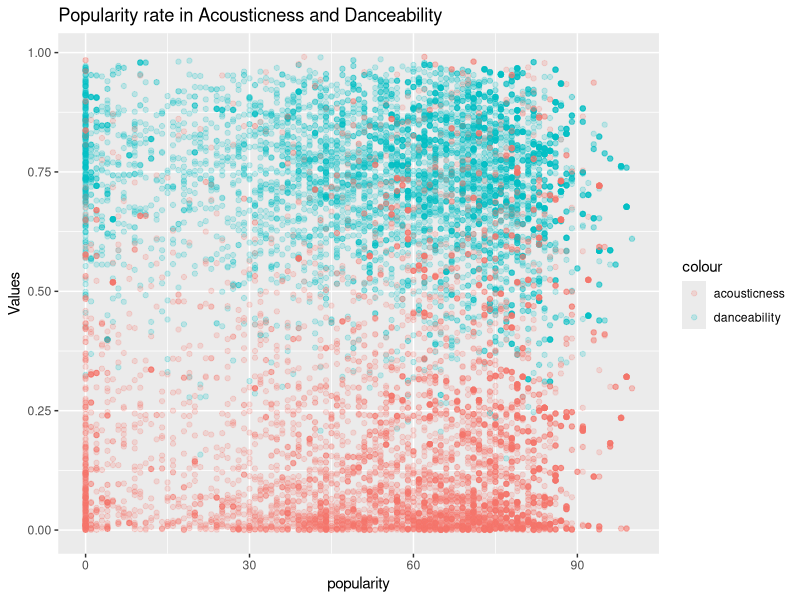
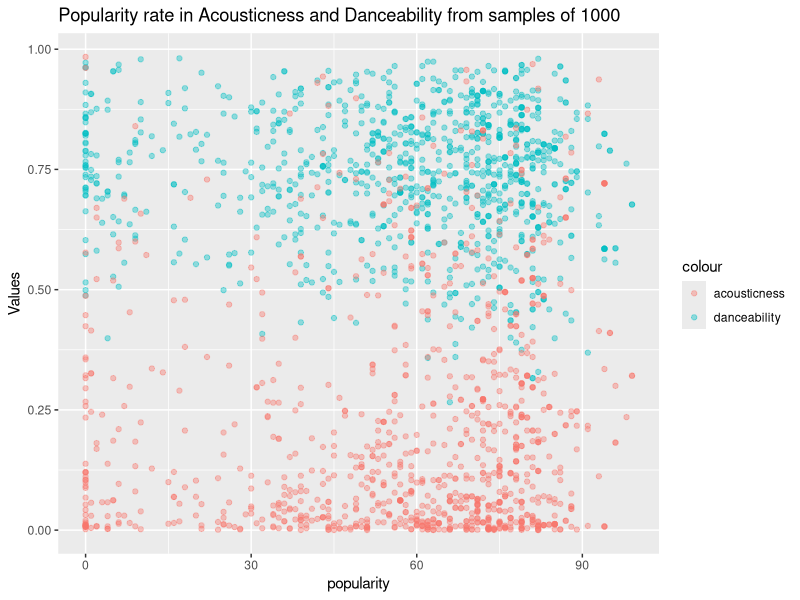

Write R code to recreate these figures, in order.
library(ggplot2)

# Reading .csv file

file <- read.csv('./tiktok_newdataset.csv')
file

# New DataFrame with 'popularity', 'danceability' and 'acousticness'

data = file[(names(file) %in% c("popularity", "danceability", "acousticness"))]
data

# Scatter Plot 

ggplot(data, aes(x = popularity, y = Values)) +
geom_point(aes(y = danceability, color = 'danceability'), alpha=0.2) +
scale_x_continuous(breaks=c(0, 30, 60, 90)) + 
geom_point(aes(y = acousticness, color = 'acousticness'), alpha = 0.2) +
ggtitle('Popularity rate in Acousticness and Danceability')

# Ramdoming new DataFrame with samples of 1000

sampling <- data[sample(nrow(data), 1000), ]
sampling

# Scatter Plot

ggplot(sampling, aes(x = popularity, y = Values)) +
geom_point(aes(y = danceability, color = 'danceability'), alpha=0.4) +
scale_x_continuous(breaks=c(0, 30, 60, 90)) + 
geom_point(aes(y = acousticness, color = 'acousticness'), alpha = 0.4) +
ggtitle('Popularity rate in Acousticness and Danceability from samples of 1000')
